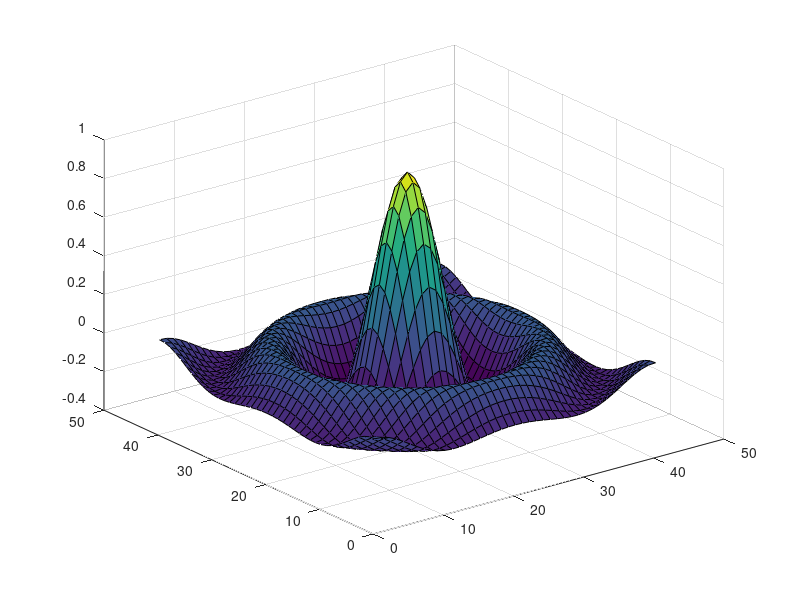

Source code (MATLAB): (Note: this script raises an error after producing the figure.)
clear;
x=-10:0.5:10;
[X,Y]=meshgrid(x);
r=sqrt(X.^2+Y.^2)+eps;
Z=sin(r)./r;
surf(Z);
theAxes=axis;
fmat=moviein(20);
for i=1:20
    surf(sin(2*pi*i/20)*Z,Z)
    axis(theAxes)
    fmat(:,i)=getframe;
end
movie(fmat,5)